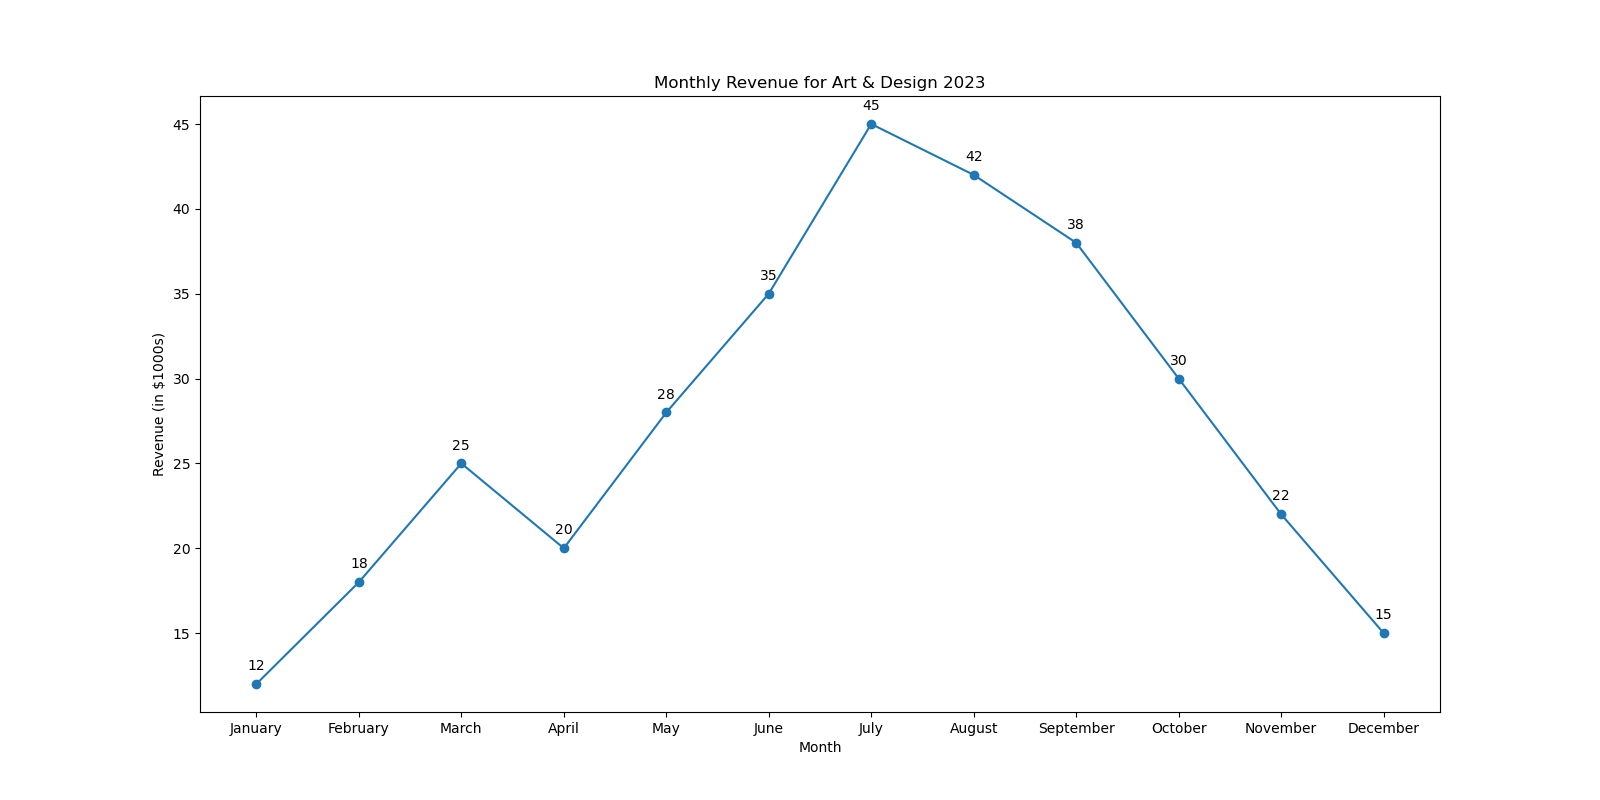

The script that drew this image:

import matplotlib.pyplot as plt

# Data points
months = ['January', 'February', 'March', 'April', 'May', 'June', 'July', 'August', 'September', 'October', 'November', 'December']
revenue = [12, 18, 25, 20, 28, 35, 45, 42, 38, 30, 22, 15]

# Create a figure and an axes
fig, ax = plt.subplots(figsize=(16, 8))  # Change width and height of the chart

# Plotting the line chart
ax.plot(months, revenue, marker='o', linestyle='-', color='#1f77b4')  # Change color scheme using specific color codes
ax.set(xlabel='Month', ylabel='Revenue (in $1000s)', title='Monthly Revenue for Art & Design 2023')  # Update topic, headline, and data type

# Annotation
for i, txt in enumerate(revenue):
    ax.annotate(txt, (months[i], revenue[i]), textcoords="offset points", xytext=(0,10), ha='center')  # Assign annotation/label in the chart

# Display the plot
plt.show()
